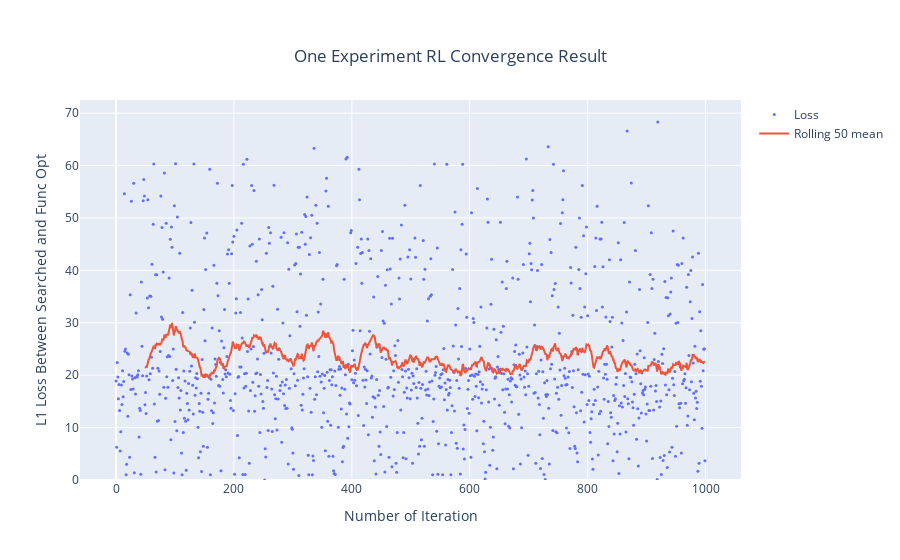

Write notebook code for a chart like this one.
### Code cell
import plotly.graph_objs as go

fig = go.Figure()
moving_avg_list = []
for key, gp in df.groupby('random_state'):
    moving_avg_list.append(abs(gp.sort_values('num_exp')['reward'] - opt))

for x in moving_avg_list[0:1]:
    fig.add_trace(go.Scatter(x=list(range(len(x))), y=x, mode='markers', marker={'size': 3}, name='Loss'))
    fig.add_trace(go.Scatter(x=list(range(len(x))), y=x.rolling(50).mean(), mode='lines', name='Rolling 50 mean'))
    break

fig.update_layout(
    title={
        "text": "One Experiment RL Convergence Result",
        'x': 0.5,
        'xanchor': 'center',
        'yanchor': 'top'
    },
    xaxis_title="Number of Iteration",
    yaxis_title="L1 Loss Between Searched and Func Opt",
)
fig.update_yaxes(rangemode="tozero")
fig.show()

### Figure 1 — Plotly figure (JSON) as saved in the notebook; plotly's stock layout.template omitted (floating-point values rounded to 4 significant figures; data arrays with more than 128 entries replaced by an {"elided": "..."} marker saying what was removed)
{"data": [{"marker": {"size": 3}, "mode": "markers", "name": "Loss", "type": "scatter", "x": {"elided": "1000 int values"}, "y": {"elided": "1000 float values"}}, {"mode": "lines", "name": "Rolling 50 mean", "type": "scatter", "x": {"elided": "1000 int values"}, "y": {"elided": "1000 float values"}}], "layout": {"title": {"text": "One Experiment RL Convergence Result", "x": 0.5, "xanchor": "center", "yanchor": "top"}, "xaxis": {"title": {"text": "Number of Iteration"}}, "yaxis": {"rangemode": "tozero", "title": {"text": "L1 Loss Between Searched and Func Opt"}}}}
